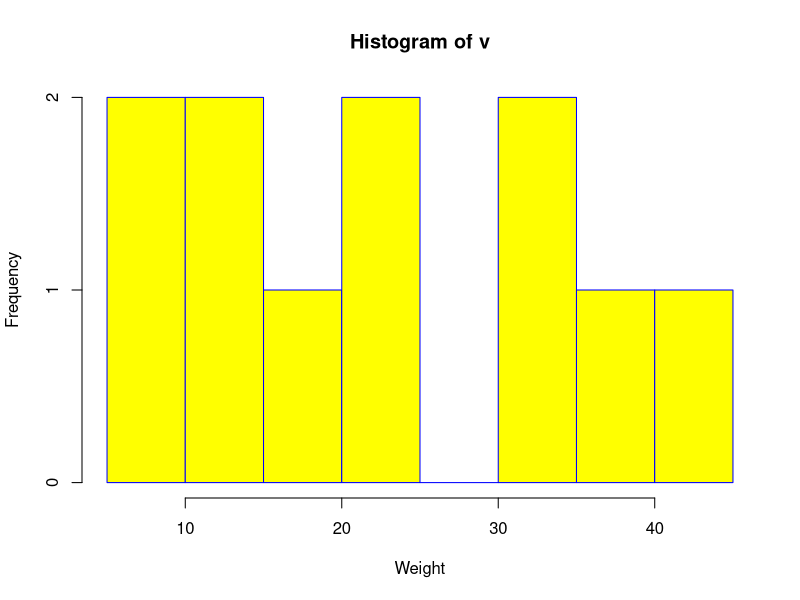

Here is the R script that generated this plot:
# Create data for the graph.
v <- c(9,13,21,8,36,22,12,41,31,33,19)
# Give the chart file a name.
png(file = "histogram.png")
# Create the histogram. 
hist(v,xlab="Weight",col="yellow",border="blue")

dev.off()
